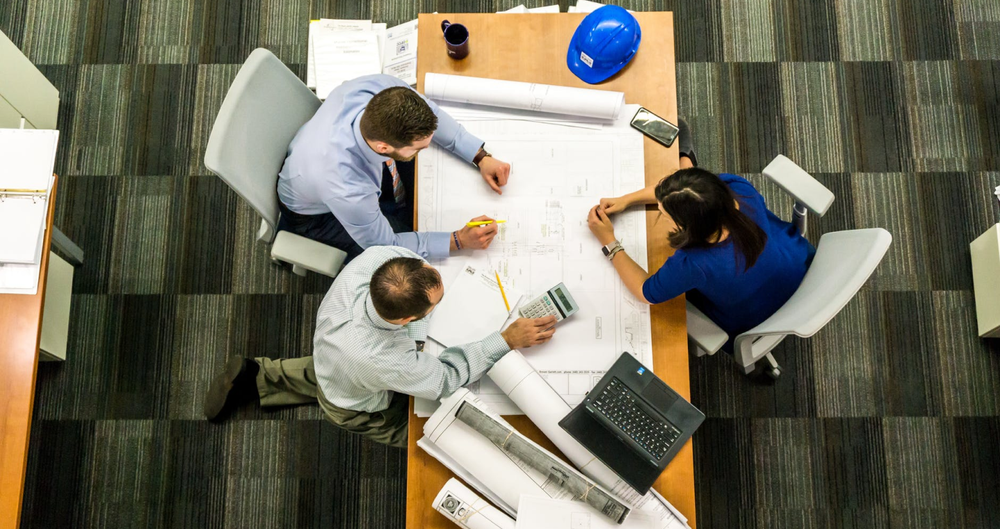
#> input picture image processing/images/test-1.png, 1000 x 529 px, shrunk from 1438 x 760 before the run
$ jupyter execute first-test.ipynb
#> lines starting #> are read from the running program, lines starting #| are printed output that depends on the picture
[cell 1]
print(3**2)

[cell 2]
import cv2

[cell 3]
# path
path = r'./images/test-1.png'

# Reading an image in grayscale mode
image = cv2.imread(path, 0)
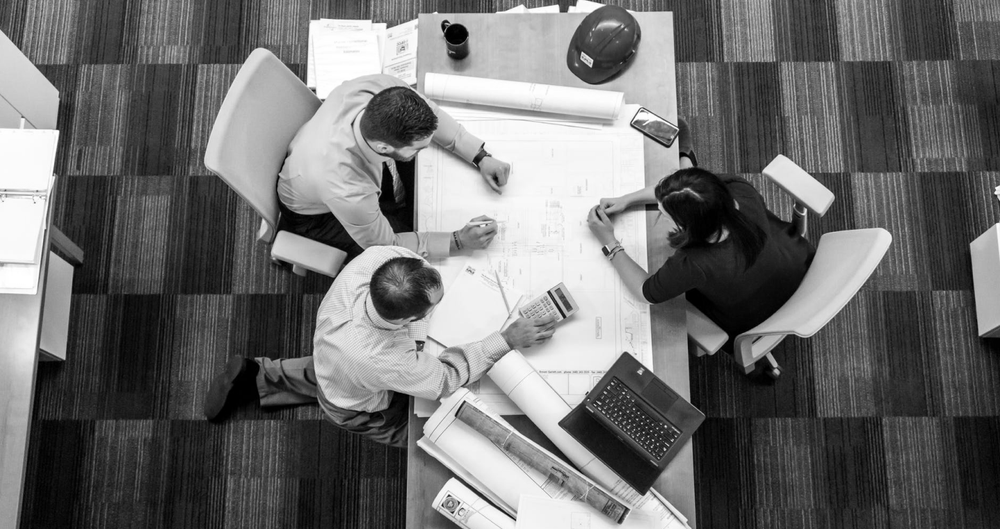
#> image: shape (529, 1000); min 0, max 255, mean 110.4

# Window name in which image is displayed
window_name = 'image'

# Using cv2.imshow() method
# Displaying the image
cv2.imshow(window_name, image)

# waits for user to press any key
# (this is necessary to avoid Python kernel form crashing)
cv2.waitKey(0)

# closing all open windows
cv2.destroyAllWindows()

[cell 4]
# Reading an image in default mode
image = cv2.imread(path)
#> image is the input picture: shape (529, 1000, 3); mean B, G, R 96.1, 111.8, 114.7
